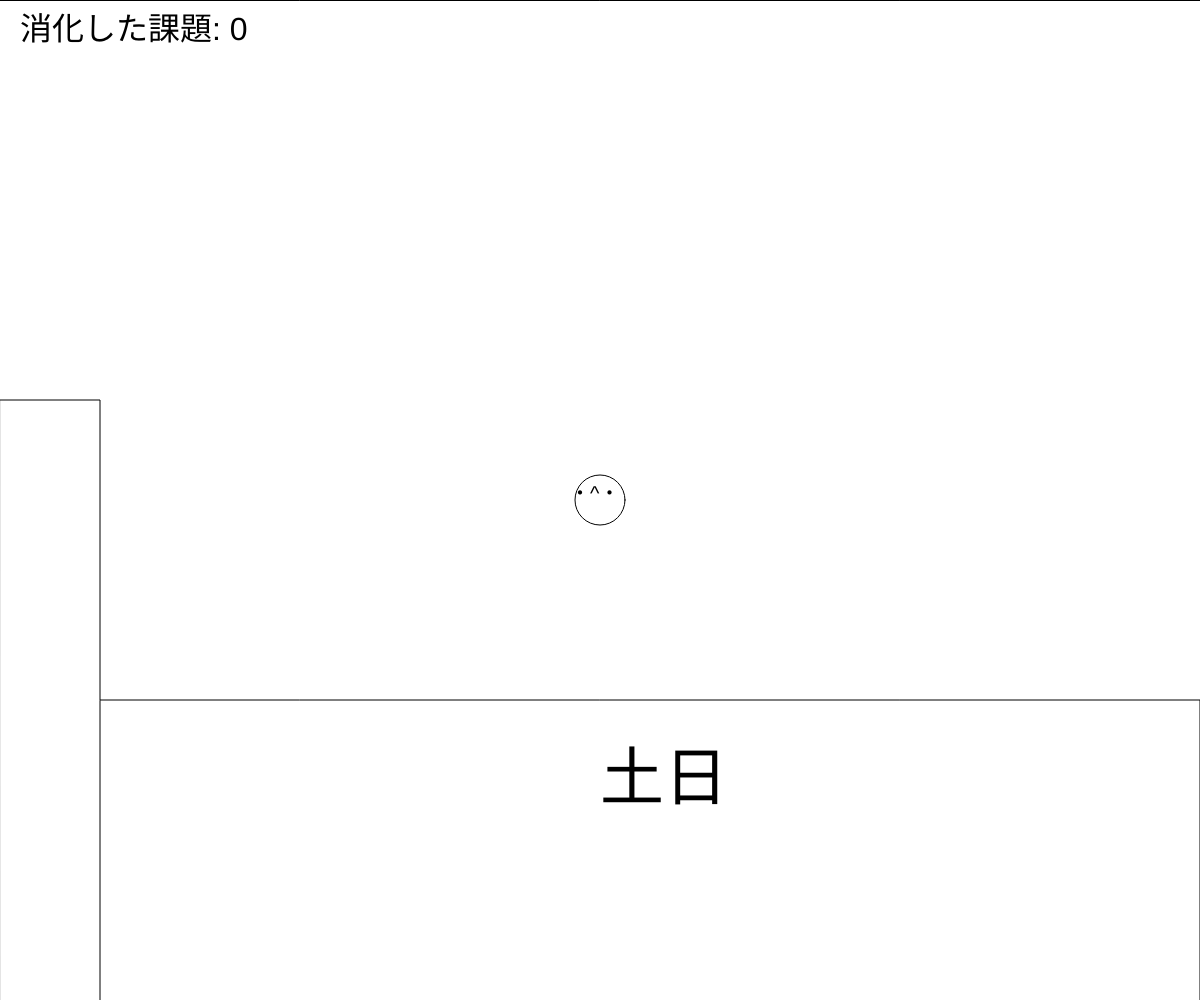
Frame 1 (no input)
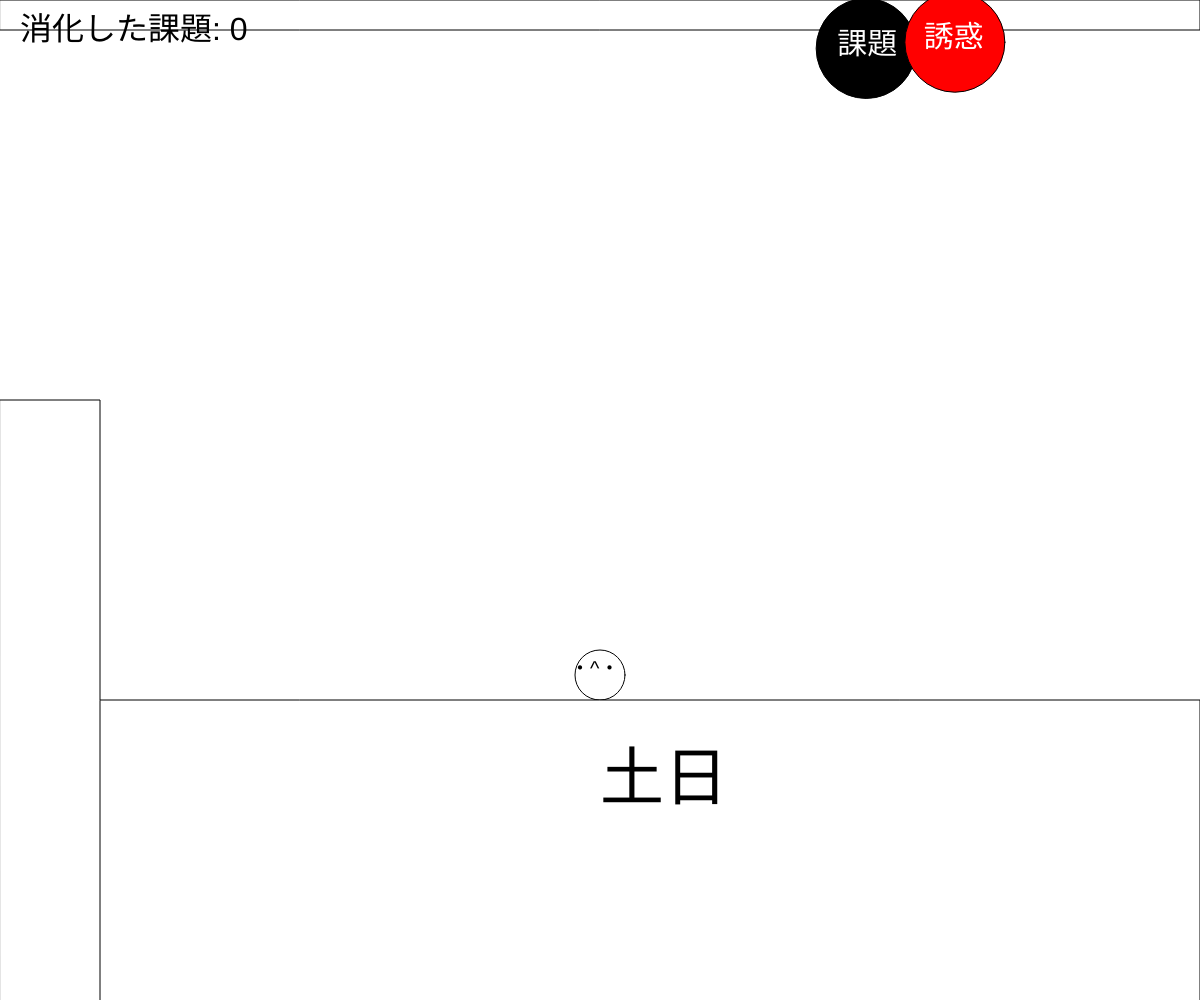
Frame 60 (no input)
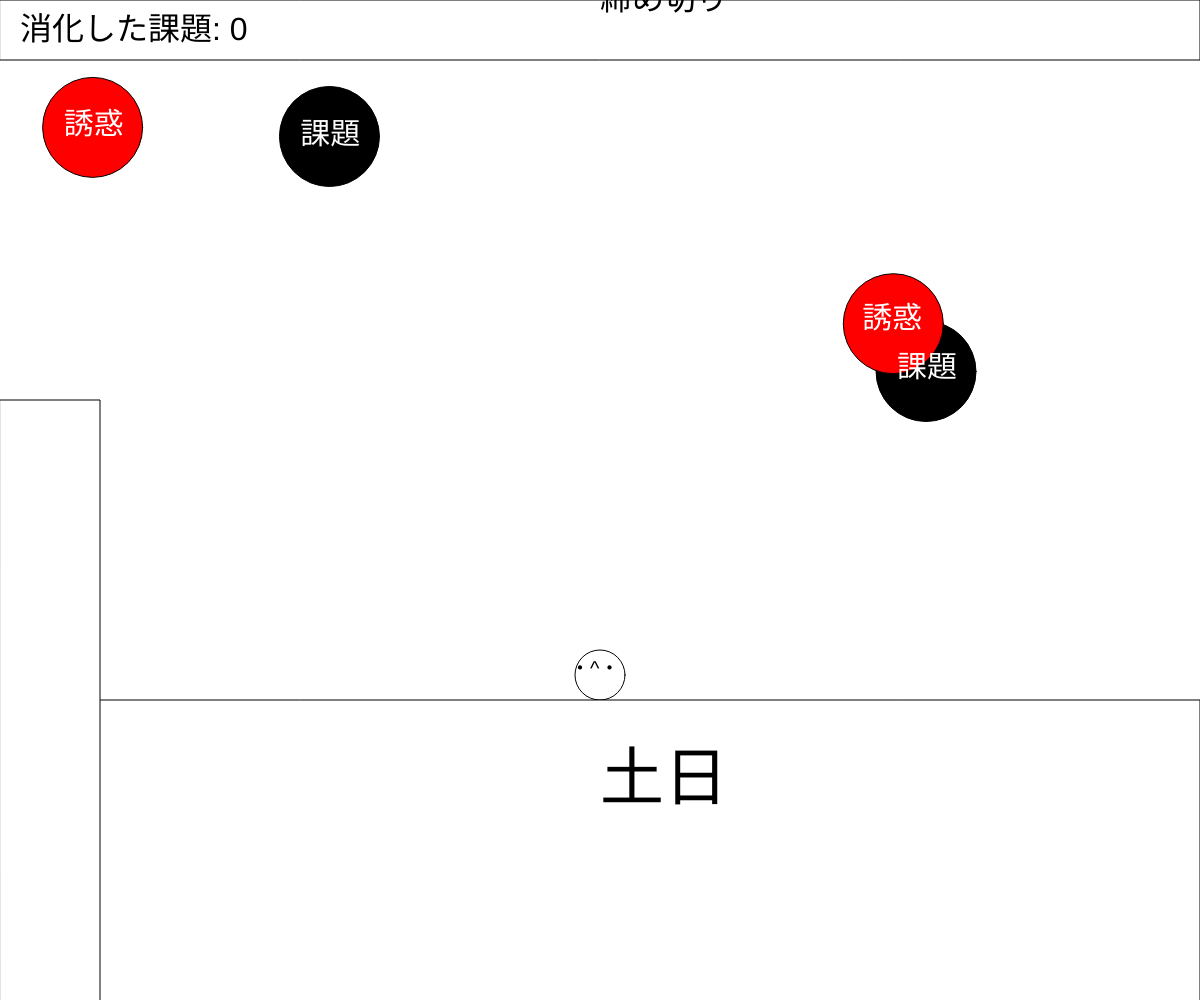
Frame 120 (the mouse pressed at the canvas centre since frame 60)

The p5.js sketch that drew these frames (run headless with seeded random() and noise() and a simulated clock; from frame 60 on, the mouse is pressed at the canvas centre):

// p5.js sketch
// ── sketch.js
let x, y, vx, vy;//変数の宣言
let size = 50;
let count = 0;
let cycle = 700;//y座標
let increment = 1;
let collisionCount = 0;
let red,blue,green;

const GAME_CLEAR_COUNT = 10; 
const g = 0.5; //重力加速度
const vyMax = 30;
const msg = 'okey';

function setup() 
{
  createCanvas(windowWidth, windowHeight);
  x = width / 2;
  y = height / 2;
  vx = 0;
  vy = 0;
  balls = [];
  yuwakuballs = [];
}

function draw() {
  background(255)
  fill(255);
  ellipse(x, y, 50, 50);
  fill(255)
  rect(0, 700, windowWidth, 500); 
  rect(0, 400, 100, windowHeight);
  fill(0);
  textSize(64);
  text('土日',windowWidth/2,800)
  count = (count + 0.5) % cycle;//countに代入 数字を大きくするほどゆっくりになる
  size = count;

 fill(255);
 rect(0, 0, windowWidth, size);
  x += vx;
  y += vy;
  vy = constrain(vy + g, -vyMax, vyMax);

  if( size + 25 >= y ){
    if( x < 125 ){
    y = constrain(y, size + 25, 375);
      if( y <= size + 25 ){
        y == size + 25;
        vy = -1 * vy;
      }
    }else{
      y = constrain(y, size + 25, 675); 
      if( y <= size + 25 ){
        y == size + 25;
        vy = -1 * vy;
    }
   }
  }
  
  fill(0);
  textSize(32);
  text(`消化した課題: ${collisionCount}`, 20, 40);
  text('締め切り', windowWidth/2, size-50);
  textSize(20);
  text('・^・', x - 30 , y);

  if( 675 <= y ){ 
    vy = 0 * vy; 
    y = 675;
    if(vy == 0 && keyIsDown(UP_ARROW)){vy -= 20;} 
  }

  if( 125 <= x && x <= windowWidth-25 && y >= 375) {
   if(keyIsDown(LEFT_ARROW)){ x -= 10; }
   if(keyIsDown(RIGHT_ARROW)){ x += 10; }
   x = constrain(x, 125, windowWidth-25);
  }

  if( y <= 375 ){
   if(keyIsDown(LEFT_ARROW)){ x -= 10; }
   if(keyIsDown(RIGHT_ARROW)){ x += 10; }
   x = constrain(x, 25, windowWidth-25);
  }

  if( y >= 375 && x < 125){
    vy = 0 * vy;
    y = 375;
    console.log(msg);
    if( vy == 0 && keyIsDown(UP_ARROW)){ vy -= 20; }
  }

  for(let i = 0; i < balls.length; i++){//for (初期化式; 条件式; 増減式) { 繰り返したい処理}
    let b1 = balls[i];
    if( 655 > b1.y && 150 < b1.x || 350 > b1.y && 150 > b1.x){
    fill(0);
    ellipse(b1.x, b1.y, b1.size);}
    b1.x += b1.vx;
    b1.y += b1.vy;
  
  }
  for(let i = 0; i < yuwakuballs.length; i++){//for (初期化式; 条件式; 増減式) { 繰り返したい処理}
    let b2 = yuwakuballs[i];
    if( 655 > b2.y && 150 < b2.x || 350 > b2.y && 150 > b2.x){
      if(size < 100 || 300 >= size && 400 > size || size >= 600 && size < 700){
      red = 255;
    }else{
      red = 0;
    }
      if(size >= 100 && size < 200 || size >= 400 && size < 500){
      blue = 255;
    }else{
      blue = 0;
    }
      if(size >= 200 && size < 300 || size >= 500 && size < 600){
      green = 255;
    }else{
      green = 0;
      }
      fill(red,blue,green);
    ellipse(b2.x, b2.y, b2.size);}
    b2.x += b2.vx;
    b2.y += b2.vy;
  
  }
  if (frameCount % 50 === 0) { // ##フレームごとに
    const m = {
      x: random(windowWidth),
      y: random(0),
      size: 100,
      vx: random(-2, 2),
      vy: random(4, 8)
    };
    balls.push(m);
  }
  if (frameCount % 50 === 0) { // ##フレームごとに
    const n = {
      x: random(windowWidth),
      y: random(0),
      size: 100,
      vx: random(-2, 2),
      vy: random(4, 8)
    };
    yuwakuballs.push(n);
  }


  for (let i = 0; i < balls.length ; i++) {
      let b1 = balls[i];
      let distance = dist(x, y, b1.x, b1.y);
      let hankei = 25 + b1.size/2;
      
      if (distance <= hankei) {
        b1.vx *= -1;
        b1.y -= 1000;
        b1.vy *= -1;
        vx = -vx;
        vy = -vy;
        collisionCount++; 
  
        if (collisionCount >= GAME_CLEAR_COUNT) {
          // ゲームオーバー処理
          background(255);
          textSize(64);
          fill(0)
          text("休みを守った！", width / 2 - 150, height / 2);
          noLoop();
        }
      }

      if( 655 > b1.y && 150 < b1.x|| 350 > b1.y && 150 > b1.x){
      fill(255);
      textSize(30);
      text('課題',b1.x-30,b1.y);
      }
      }
      

      for (let j = 0; j < yuwakuballs.length ; j++) {
        let b2 = yuwakuballs[j];
        let yuwakudistance = dist(x, y, b2.x, b2.y);
        let yuwakuhankei = 25 + b2.size/2;
        
        if (yuwakudistance <= yuwakuhankei) {
          b2.vx *= -1;
          b2.y -= 1000;
          b2.vy *= -1;
          vx = -vx;
          vy = -vy;
          collisionCount--; 
        
          if (collisionCount >= GAME_CLEAR_COUNT) {
            // ゲームオーバー処理
            background(255);
            textSize(64);
            fill(0)
            text("休みを守った！", width / 2 - 150, height / 2);
            noLoop();
          }
        }

        if( 655 > b2.y && 150 < b2.x|| 350 > b2.y && 150 > b2.x){
        fill(255);
        textSize(30);
        text('誘惑',b2.x-30,b2.y);
        
        }
        }


      if(count >= 699){
        background(255);
          textSize(64);
          fill(0)
          text("休みが無くなった！", windowWidth / 2 - 300, height / 2);
          noLoop();
      }
}
  
 
function windowResized(){ // ウィンドウがリサイズされるたびにこの関数が自動的に実行される
  resizeCanvas(windowWidth, windowHeight); // キャンバスをリサイズする（createCanvasではないので注意）
}
